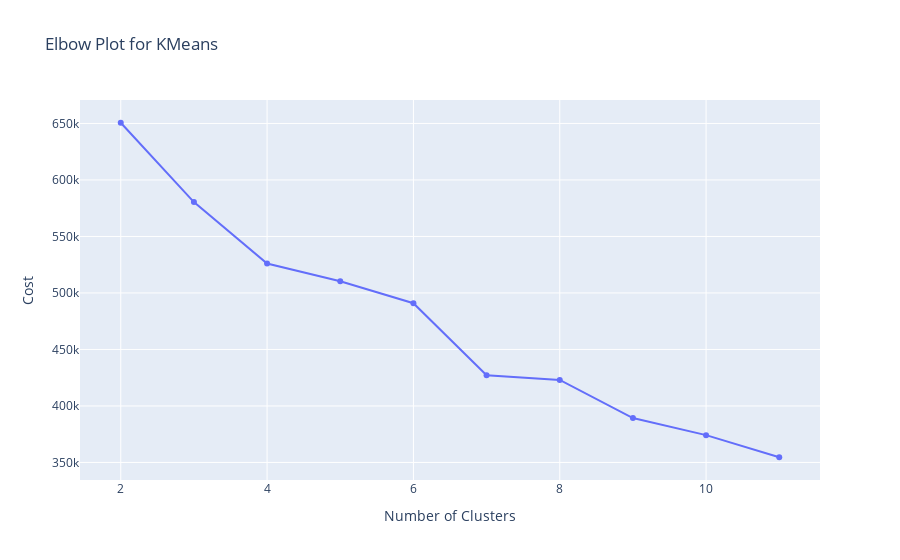

Notebook cell for this chart:
### Code cell
def create_elbow_plot_kmeans(df, space=(2,11)):

    costs = {}
    # n_clusters = []
    clusters_assigned = []

    for i in tqdm_notebook(range(space[0], space[1])):

        kmeans = KMeans(n_clusters=i, n_init='auto')

        clusters = kmeans.fit_predict(df)
        costs[i] = kmeans.inertia_
        clusters_assigned.append(clusters)

    # use plotly to plot costs with respect to number of clusters
    fig = go.Figure()
    fig.add_trace(go.Scatter(x=list(costs.keys()), y=list(costs.values()), mode='lines+markers'))
    fig.update_layout(title='Elbow Plot for KMeans', xaxis_title='Number of Clusters', yaxis_title='Cost')
    fig.show()

    return costs, clusters_assigned

create_elbow_plot_kmeans(dfEncoded, space=(2,12))

### Figure 1 — Plotly figure (JSON) as saved in the notebook; plotly's stock layout.template omitted (floating-point values rounded to 4 significant figures)
{"data": [{"mode": "lines+markers", "type": "scatter", "x": [2, 3, 4, 5, 6, 7, 8, 9, 10, 11], "y": [650600.0, 580400.0, 526100.0, 510300.0, 490900.0, 427200.0, 423000.0, 389300.0, 374200.0, 354600.0]}], "layout": {"title": {"text": "Elbow Plot for KMeans"}, "xaxis": {"title": {"text": "Number of Clusters"}}, "yaxis": {"title": {"text": "Cost"}}}}
